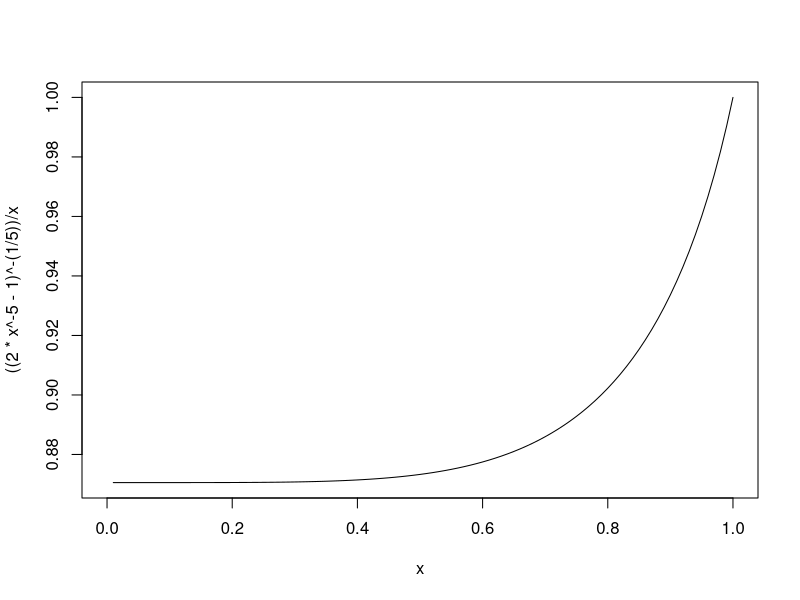
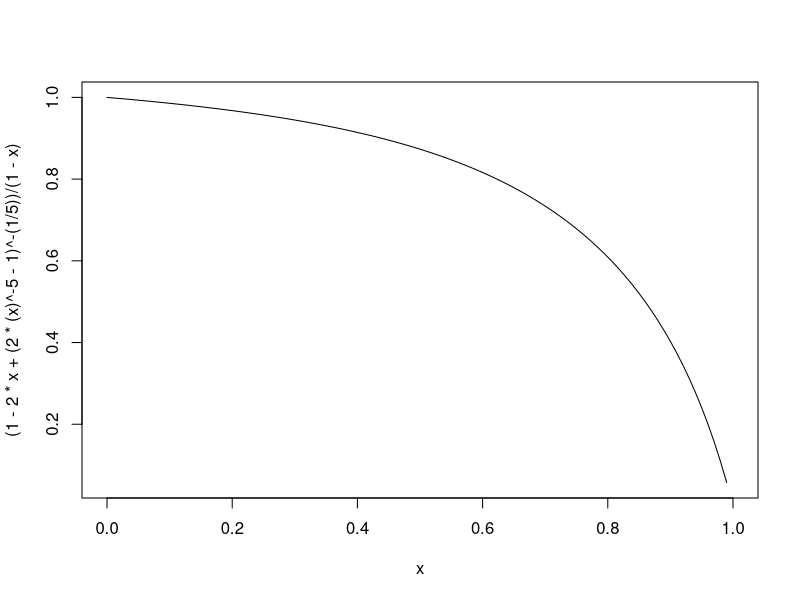
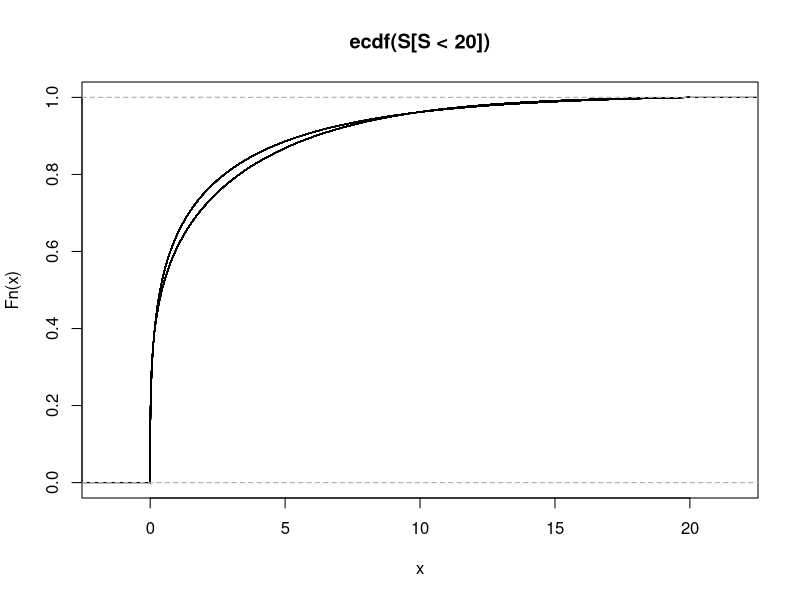

Generate these figures, in order, with R: (Note: this script raises an error after producing the figures.)
# Code R presente lors du 16 novembre 2017
# Christopher Blier-Wong
# ACT-3000 Theorie du risque

# Plan du depannage -------------------------------------------------------

# Mesures de risque et copules
# Exercices traditionnels
# Anciennes questions d'examen

# Mesures de risque et copules --------------------------------------------

# Cette section montre les solutions des exercices de la section 10.5 du 
# document d'exercice, déposé sur le site du cours le 16 novembre 2017. 

library(pracma)

# 10.5.1 ------------------------------------------------------------------

sapply(c(10**-3, 10**-6), function(kap) ((2 * kap ** -5 - 1) ** -(1 / 5)) / kap)
curve(((2 * x ** -5 - 1) ** -(1 / 5)) / x)
  sapply(c(10 ** -3, 10 ** -6), function(kap) (1 - 2 * kap  + (2 * (kap) ** -5 - 1) ** -(1 / 5)) / (1 - kap))
curve((1 - 2 * x  + (2 * (x) ** -5 - 1) ** -(1 / 5)) / (1 - x))
sapply(c(1 - 10 ** -3, 1 - 10 ** -6), function(kap) (2 * kap - 1 + ((2 * (1 - kap) ** -5 - 1) ** -(1 / 5))) / kap)
# Dépendance très positive aux extrèmes.

sapply(c(1 - 10 ** -3, 1 - 10 ** -3), function(kap) ((2 * (1 - kap) ** -5 - 1) ** -(1 / 5)) / (1 - kap))

# (c) ii

alpha <- 5

C.clayton <- function(u, v) (u ** (-alpha) + v ** (-alpha) - 1) ** (-1 / alpha)
C.clayton.bar <- function(u, v) u + v - 1 + C.clayton(1 - u, 1 - v)

# U_1, U_2

Fu1u2 <- function(u, v) C.clayton(u, v)
Fu1u2.bar <- function(u, v) 1 - u - v + Fu1u2(u, v)
Eu1u2 <- quad2d(Fu1u2.bar, 0, 1, 0, 1)
covu1u2 <- Eu1u2 - 0.5 ** 2
covu1u2 / sqrt(1 / 12 * 1 / 12)

# U_1', U_2'


Fu1u2 <- function(u, v) C.clayton.bar(u, v)
Fu1u2.bar <- function(u, v) 1 - u - v + Fu1u2(u, v)
Eu1u2 <- quad2d(Fu1u2.bar, 0, 1, 0, 1)
covu1u2 <- Eu1u2 - 0.5 ** 2
covu1u2 / sqrt(1 / 12 * 1 / 12)

# (c) iii

EX <- 1
VX <- 4

F1 <- function(x) pgamma(x, 1/4, 1/4)
F2 <- function(x) pgamma(x, 1/4, 1/4)

Fx1x2 <- function(x, y) C.clayton(F1(x), F2(y))
Fx1x2.bar <- function(x, y) 1 - F1(x) - F2(y) + Fx1x2(x, y)
Ex1x2 <- quad2d(Fx1x2.bar, 0, 100, 0, 100)
covx1x2 <- Ex1x2 - EX ** 2
covx1x2 / sqrt(VX ** 2)

Fx1x2 <- function(x, y) C.clayton.bar(F1(x), F2(y))
Fx1x2.bar <- function(x, y) 1 - F1(x) - F2(y) + Fx1x2(x, y)
Ex1x2 <- quad2d(Fx1x2.bar, 0, 100, 0, 100)
covx1x2 <- Ex1x2 - EX ** 2
covx1x2 / sqrt(VX ** 2)

# (c) iv

nsim <- 1000000
set.seed(2017)
vV <- matrix(runif(nsim * 3), nsim, 3, byrow = T)
vTheta <- qgamma(vV[, 1], 1 / alpha, 1)
vY <- sapply(1:2, function(t) qexp(vV[, t + 1], vTheta))
vU <- (1 + vY) ** (-1 / alpha)

(mean(vU[, 1] * vU[, 2]) - prod(colMeans(vU))) / sqrt( var(vU[, 1]) * var(vU[, 2]) )

# (c) v

vU.prime <- 1 - vU
(mean(vU.prime[, 1] * vU.prime[, 2]) - prod(colMeans(vU.prime))) / sqrt( var(vU.prime[, 1]) * var(vU.prime[, 2]) )

# (c) vi

X1X2 <- qgamma(vU, 1 / 4, 1 / 4)
X1X2.prime <- qgamma(vU.prime, 1 / 4, 1 / 4)

# (c) vii

S <- rowSums(X1X2)
S.prime <- rowSums(X1X2.prime)


# plot(ecdf(S))
# plot(ecdf(S.prime), add = TRUE)


plot(ecdf(S[S < 20]))
plot(ecdf(S.prime[S.prime < 20]), add = TRUE)

# (c) viii

(VaRS <- sapply(c(0.9, 0.99, 0.999, 0.9999), function(t) sort(S)[t * nsim]))
(VaRS.prime <- sapply(c(0.9, 0.99, 0.999, 0.9999), function(t) sort(S.prime)[t * nsim]))

(TVaRS <- sapply(VaRS, function(t) mean(S[S > t])))
(TVaRS <- sapply(VaRS.prime, function(t) mean(S.prime[S.prime > t])))

# Effectuer les calculs suivants pour les deux hypothèses et pour alpha tel que rhoP = 0.5

F1 <- function(x) pgamma(x, 1/4, 1/4)
F2 <- function(x) pgamma(x, 1/4, 1/4)

rhox1x2 <- function(alpha){
  C.clayton <- function(u, v) (u ** (-alpha) + v ** (-alpha) - 1) ** (-1 / alpha)
  Fx1x2 <- function(x, y) C.clayton(F1(x), F2(y))
  Fx1x2.bar <- function(x, y) 1 - F1(x) - F2(y) + Fx1x2(x, y)
  Ex1x2 <- quad2d(Fx1x2.bar, 0, 100, 0, 100)
  covx1x2 <- Ex1x2 - EX ** 2
  covx1x2 / sqrt(VX ** 2)
}

TrouverAlpha <- function(rho){
  optimize(function(x) abs(rhox1x2(x) - rho), c(0, 10))$minimum
}

(alpha <- TrouverAlpha(0.5))

# (c) iv

nsim <- 1000000
set.seed(2017)
vV <- matrix(runif(nsim * 3), nsim, 3, byrow = T)
vTheta <- qgamma(vV[, 1], 1 / alpha, 1)
vY <- sapply(1:2, function(t) qexp(vV[, t + 1], vTheta))
vU <- (1 + vY) ** (-1 / alpha)

# (c) vi

X1X2 <- qgamma(vU, 1 / 4, 1 / 4)

# (c) vii

S <- rowSums(X1X2)

rhox1x2 <- function(alpha){
  C.clayton <- function(u, v) (u ** (-alpha) + v ** (-alpha) - 1) ** (-1 / alpha)
  C.clayton.bar <- function(u, v) u + v - 1 + C.clayton(1 - u, 1 - v)
  Fx1x2 <- function(x, y) C.clayton.bar(F1(x), F2(y))
  Fx1x2.bar <- function(x, y) 1 - F1(x) - F2(y) + Fx1x2(x, y)
  Ex1x2 <- quad2d(Fx1x2.bar, 0, 100, 0, 100)
  covx1x2 <- Ex1x2 - EX ** 2
  covx1x2 / sqrt(VX ** 2)
}

TrouverAlpha <- function(rho){
  optimize(function(x) abs(rhox1x2(x) - rho), c(0, 10))$minimum
}

(alpha <- TrouverAlpha(0.5))

# (c) iv

nsim <- 1000000
set.seed(2017)
vV <- matrix(runif(nsim * 3), nsim, 3, byrow = T)
vTheta <- qgamma(vV[, 1], 1 / alpha, 1)
vY <- sapply(1:2, function(t) qexp(vV[, t + 1], vTheta))
vU2 <- (1 + vY) ** (-1 / alpha)

# (c) v

vU.prime <- 1 - vU2


# (c) vi

X1X2.prime <- qgamma(vU.prime, 1 / 4, 1 / 4)

# (c) vii

S.prime <- rowSums(X1X2.prime)

# plot(ecdf(S))
# plot(ecdf(S.prime), add = TRUE)

# (c) viii

mean(S)
mean(S.prime)
var(S)
var(S.prime)

(VaRS <- sapply(c(0.9, 0.99, 0.999, 0.9999), function(t) sort(S)[t * nsim]))
(VaRS.prime <- sapply(c(0.9, 0.99, 0.999, 0.9999), function(t) sort(S.prime)[t * nsim]))

(TVaRS <- sapply(VaRS, function(t) mean(S[S > t])))
(TVaRS <- sapply(VaRS.prime, function(t) mean(S.prime[S.prime > t])))



# 10.5.2 ------------------------------------------------------------------

# cas Clayton

F1 <- function(x) 1 - exp(-x)
F2 <- function(x) 1 - (1.5 / (1.5 + x)) ** 2.5
F3 <- function(x) 1 - (0.5 / (0.5 + x)) ** 1.5

q1 <- function(u) - log(1 - u)
q2 <- function(u) 1.5 * ((1 - u) ** (- 1 / 2.5) - 1)
q3 <- function(u) 0.5 * ((1 - u) ** (- 1 / 1.5) - 1)

F1(q1(0.5)) # check
F2(q2(0.5))
F3(q3(0.5))

m <- 1000000
Questions <- function(Fi, qi, j){
  n <- 10 ** j
  Ex <- integrate(function(t) 1 - Fi(t), 0, 1000)$value
  print(paste("L'espérance est", Ex))
  set.seed(2017)
  vV <- matrix(runif((n + 1) * m), nrow = m, n + 1, byrow = TRUE)
  vTheta <- qgamma(vV[, 1], 1 / alpha, 1)
  vY <- sapply(1:n, function(t) qexp(vV[, t + 1], vTheta))
  vU <- (1 + vY) ** (-1 / alpha)
  
  vX <- qi(vU)
  vX.prime <- qi(1-vU)
  vW <- rowSums(vX)
  vW.prime <- rowSums(vX.prime)
  
  print(paste("La moyenne empirique de W est", mean(vW)))
  print(paste("La moyenne empirique de W' est", mean(vW.prime)))
  
  tryCatch({ # La variance n'existe pas pour F3
    print(paste("L'écart type empirique de W est", var(vW)))
    print(paste("L'écart type empirique de W' est", var(vW.prime)))
  }, error = function(e) print("La variance n'existe pas."))
  kappas <- 1 - 10 ** (-2 *(1:3))
  
  print(paste0("P(Wn >F^-1(", kappas, ") = ", sapply(kappas, function(t) mean(vW > qi(t)))))
  print(paste0("P(Wn' >F^-1(", kappas, ") = ", sapply(kappas, function(t) mean(vW.prime > qi(t)))))
  
  print(paste0("VaR_", kappas, "(Wn) = ", sapply(kappas, function(t) vW[m * t])))
  print(paste0("VaR_", kappas, "(Wn') = ", sapply(kappas, function(t) vW.prime[m * t])))
  
  print(paste0("TVaR_", kappas, "(Wn) = ", sapply(kappas, function(t) mean(vW[vW > vW[m * t]]))))
  print(paste0("TVaR_", kappas, "(Wn') = ", sapply(kappas, function(t) mean(vW.prime[vW.prime > vW.prime[m * t]]))))
}

Questions(F1, q1, 1)
Questions(F2, q2, 1)
Questions(F3, q3, 1)

Questions(F3, q3, 6)
7450.6 / 1024



# 10.2.1 ------------------------------------------------------------------
alpha <- 5
C.frank <- function(u1, u2) -1 / alpha * log(1 + (exp(-alpha * u1) - 1) * (exp(-alpha * u2) - 1) / (exp(-alpha) - 1))
C.frank(pexp(100, 1 / 100), plnorm(100, log(100) - 0.32, 0.8))
C.frank(pexp(200, 1 / 100), plnorm(100, log(100) - 0.32, 0.8))
C.frank(pexp(100, 1 / 100), plnorm(300, log(100) - 0.32, 0.8))

x1 <- 100
x2 <- 100
1 - (1 - pexp(x1/100)) - C.frank(pexp(x1, 1/100), 1 - plnorm(x2, log(100) - 0.32, 0.8))

1 - (1 - pexp(x1, 1 / 100)) - (1 - plnorm(x2, log(100) - 0.32, 0.8)) +
  C.frank((1 - pexp(x1, 1 / 100)), (1 - plnorm(x2, log(100) - 0.32, 0.8)) )




